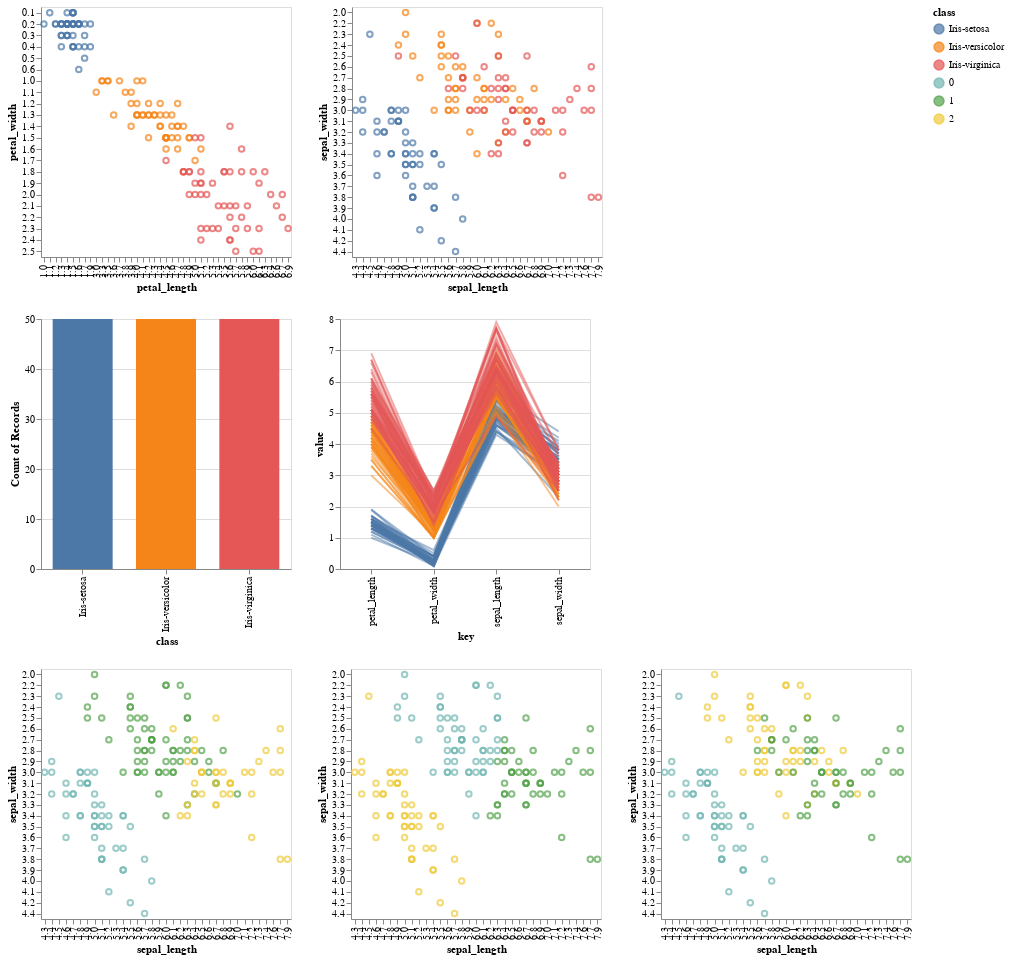

Notebook source saved alongside this figure:
### Markdown cell above
用户滑块选择鸢尾花数据

### Code cell
from vega_datasets import data

brush = alt.selection_interval(encodings=["x","y"])

base1 = alt.Chart(df).mark_point().encode(
    x='petal_length',
    y='petal_width',
    color=alt.condition(brush, 'class', alt.ColorValue('gray')),
    tooltip=['petal_length','petal_width','class'],
).add_params(
    brush
).properties(
    width=250,
    height=250
).interactive()

base2 = alt.Chart(df).mark_point().encode(
    x='sepal_length',
    y='sepal_width',
    color=alt.condition(brush, 'class', alt.ColorValue('gray')),
    tooltip=['petal_length','petal_width','class'],
).add_params(
    brush
).properties(
    width=250,
    height=250
)

base3 = alt.Chart(df).mark_bar(size = 60).encode(
    x='class:N',
    y="count()",
    color='class:N',
#     tooltip=['Count()','class']
).properties(
    width=250,
    height=250
).transform_filter(brush)

base4 = alt.Chart(df).transform_window(
    index='count()'
).transform_fold(
    ['petal_length', 'petal_width', 'sepal_length', 'sepal_width']
).mark_line().encode(
    x='key:N',
    y='value:Q',
    color=alt.condition(brush,'class',alt.ColorValue('gray')),
    detail='index:N',
    opacity=alt.value(0.5)
).properties(
    width=250,
    height=250
).transform_filter(brush)

from sklearn.cluster import KMeans

kmeans1 = KMeans(n_clusters=3)
x1 =df.iloc[:, :-1]
x2 =df.iloc[:, :-1]
x3 =df.iloc[:, :-1]
kmeans1.fit(x1)
labels1 = kmeans1.labels_
x1['class'] = labels1
base5 = alt.Chart(x1).mark_point().encode(
    x='sepal_length',
    y='sepal_width',
    color='class:N',
    tooltip=['sepal_length','sepal_width','petal_length','petal_width','class'],
).properties(
    width=250,
    height=250
)

kmeans2 = KMeans(n_clusters=3)
kmeans2.fit(x2.iloc[:,:2])
labels2 = kmeans2.labels_
x2['class'] = labels2
base6 = alt.Chart(x2).mark_point().encode(
    x='sepal_length',
    y='sepal_width',
    color='class:N',
    tooltip=['sepal_length','sepal_width','petal_length','petal_width','class'],
).properties(
    width=250,
    height=250
)

kmeans3 = KMeans(n_clusters=3)
kmeans3.fit(x3.iloc[:,2:4])
labels3 = kmeans.labels_
x3['class'] = labels3
base7 = alt.Chart(x3).mark_point().encode(
    x='sepal_length',
    y='sepal_width',
    color='class:N',
    tooltip=['sepal_length','sepal_width','petal_length','petal_width','class'],
).properties(
    width=250,
    height=250
)

alt.vconcat(
    base1 | base2,
    base3 | base4,
    base5 | base6 | base7
    
)

### Figure 1 — Vega-Lite specification as saved in the notebook (floating-point values rounded to 4 significant figures; data arrays with more than 128 entries replaced by an {"elided": "..."} marker saying what was removed)
{"config": {"view": {"continuousWidth": 300, "continuousHeight": 300}}, "vconcat": [{"hconcat": [{"mark": {"type": "point"}, "encoding": {"color": {"condition": {"param": "param_15", "field": "class", "type": "nominal"}, "value": "gray"}, "tooltip": [{"field": "petal_length", "type": "nominal"}, {"field": "petal_width", "type": "nominal"}, {"field": "class", "type": "nominal"}], "x": {"field": "petal_length", "type": "nominal"}, "y": {"field": "petal_width", "type": "nominal"}}, "height": 250, "name": "view_11", "width": 250}, {"mark": {"type": "point"}, "encoding": {"color": {"condition": {"param": "param_15", "field": "class", "type": "nominal"}, "value": "gray"}, "tooltip": [{"field": "petal_length", "type": "nominal"}, {"field": "petal_width", "type": "nominal"}, {"field": "class", "type": "nominal"}], "x": {"field": "sepal_length", "type": "nominal"}, "y": {"field": "sepal_width", "type": "nominal"}}, "height": 250, "name": "view_12", "width": 250}], "data": {"name": "data-0ca1e83e7928eb3af86a9a5b261ae25d"}}, {"hconcat": [{"mark": {"type": "bar", "size": 60}, "encoding": {"color": {"field": "class", "type": "nominal"}, "x": {"field": "class", "type": "nominal"}, "y": {"aggregate": "count", "type": "quantitative"}}, "height": 250, "transform": [{"filter": {"param": "param_15"}}], "width": 250}, {"mark": {"type": "line"}, "encoding": {"color": {"condition": {"param": "param_15", "field": "class", "type": "nominal"}, "value": "gray"}, "detail": {"field": "index", "type": "nominal"}, "opacity": {"value": 0.5}, "x": {"field": "key", "type": "nominal"}, "y": {"field": "value", "type": "quantitative"}}, "height": 250, "transform": [{"window": [{"op": "count", "as": "index"}]}, {"fold": ["petal_length", "petal_width", "sepal_length", "sepal_width"]}, {"filter": {"param": "param_15"}}], "width": 250}], "data": {"name": "data-0ca1e83e7928eb3af86a9a5b261ae25d"}}, {"hconcat": [{"data": {"name": "data-916237103da2fe2c6135d62d947467fe"}, "mark": {"type": "point"}, "encoding": {"color": {"field": "class", "type": "nominal"}, "tooltip": [{"field": "sepal_length", "type": "nominal"}, {"field": "sepal_width", "type": "nominal"}, {"field": "petal_length", "type": "nominal"}, {"field": "petal_width", "type": "nominal"}, {"field": "class", "type": "quantitative"}], "x": {"field": "sepal_length", "type": "nominal"}, "y": {"field": "sepal_width", "type": "nominal"}}, "height": 250, "width": 250}, {"data": {"name": "data-743bbb083dc96550a63f89f2d76bc28b"}, "mark": {"type": "point"}, "encoding": {"color": {"field": "class", "type": "nominal"}, "tooltip": [{"field": "sepal_length", "type": "nominal"}, {"field": "sepal_width", "type": "nominal"}, {"field": "petal_length", "type": "nominal"}, {"field": "petal_width", "type": "nominal"}, {"field": "class", "type": "quantitative"}], "x": {"field": "sepal_length", "type": "nominal"}, "y": {"field": "sepal_width", "type": "nominal"}}, "height": 250, "width": 250}, {"data": {"name": "data-78d28eca11a8b585882b1dbd1f1dcec7"}, "mark": {"type": "point"}, "encoding": {"color": {"field": "class", "type": "nominal"}, "tooltip": [{"field": "sepal_length", "type": "nominal"}, {"field": "sepal_width", "type": "nominal"}, {"field": "petal_length", "type": "nominal"}, {"field": "petal_width", "type": "nominal"}, {"field": "class", "type": "quantitative"}], "x": {"field": "sepal_length", "type": "nominal"}, "y": {"field": "sepal_width", "type": "nominal"}}, "height": 250, "width": 250}]}], "params": [{"name": "param_15", "select": {"type": "interval", "encodings": ["x", "y"]}, "views": ["view_11", "view_12"]}, {"name": "param_16", "select": {"type": "interval", "encodings": ["x", "y"]}, "bind": "scales", "views": ["view_11"]}], "$schema": "https://vega.github.io/schema/vega-lite/v5.6.1.json", "datasets": {"data-0ca1e83e7928eb3af86a9a5b261ae25d": {"elided": "150 records"}, "data-916237103da2fe2c6135d62d947467fe": {"elided": "150 records"}, "data-743bbb083dc96550a63f89f2d76bc28b": {"elided": "150 records"}, "data-78d28eca11a8b585882b1dbd1f1dcec7": {"elided": "150 records"}}}
